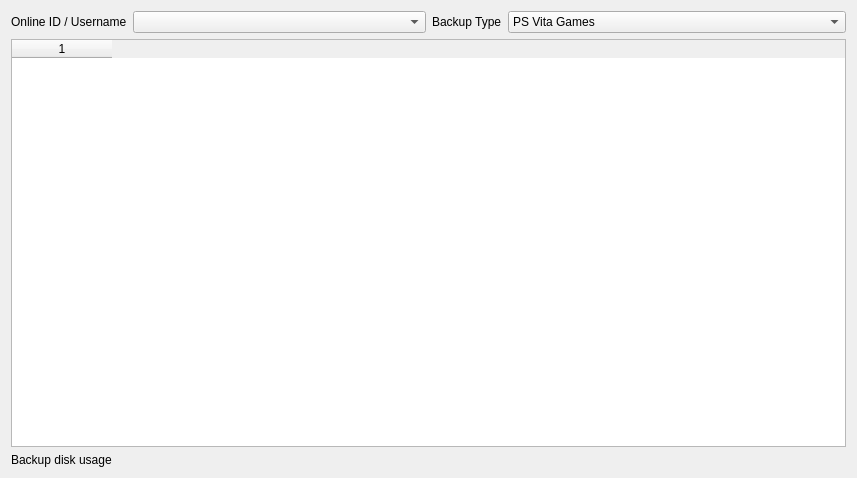
<?xml version="1.0" encoding="UTF-8"?>
<ui version="4.0">
 <class>BackupManagerForm</class>
 <widget class="QWidget" name="BackupManagerForm">
  <property name="geometry">
   <rect>
    <x>0</x>
    <y>0</y>
    <width>857</width>
    <height>478</height>
   </rect>
  </property>
  <property name="windowTitle">
   <string>Backup Manager</string>
  </property>
  <layout class="QGridLayout" name="gridLayout">
   <item row="1" column="0">
    <layout class="QHBoxLayout" name="horizontalLayout_2">
     <item>
      <layout class="QFormLayout" name="formLayout">
       <item row="0" column="0">
        <widget class="QLabel" name="label">
         <property name="text">
          <string>Online ID / Username</string>
         </property>
        </widget>
       </item>
       <item row="0" column="1">
        <widget class="QComboBox" name="accountBox"/>
       </item>
      </layout>
     </item>
     <item>
      <layout class="QFormLayout" name="formLayout_2">
       <property name="fieldGrowthPolicy">
        <enum>QFormLayout::AllNonFixedFieldsGrow</enum>
       </property>
       <item row="0" column="0">
        <widget class="QLabel" name="label_2">
         <property name="text">
          <string>Backup Type</string>
         </property>
         <property name="margin">
          <number>2</number>
         </property>
        </widget>
       </item>
       <item row="0" column="1">
        <widget class="QComboBox" name="backupComboBox">
         <item>
          <property name="text">
           <string>PS Vita Games</string>
          </property>
         </item>
         <item>
          <property name="text">
           <string>PSP Games</string>
          </property>
         </item>
         <item>
          <property name="text">
           <string>PSM Games</string>
          </property>
         </item>
         <item>
          <property name="text">
           <string>PSOne Games</string>
          </property>
         </item>
         <item>
          <property name="text">
           <string>PSP Savedatas</string>
          </property>
         </item>
         <item>
          <property name="text">
           <string>Backups</string>
          </property>
         </item>
        </widget>
       </item>
      </layout>
     </item>
    </layout>
   </item>
   <item row="2" column="0">
    <widget class="QTableWidget" name="tableWidget">
     <property name="columnCount">
      <number>1</number>
     </property>
     <column/>
    </widget>
   </item>
   <item row="3" column="0">
    <layout class="QHBoxLayout" name="horizontalLayout">
     <item>
      <widget class="QLabel" name="usageLabel">
       <property name="text">
        <string>Backup disk usage</string>
       </property>
      </widget>
     </item>
    </layout>
   </item>
  </layout>
 </widget>
 <resources/>
 <connections/>
</ui>
